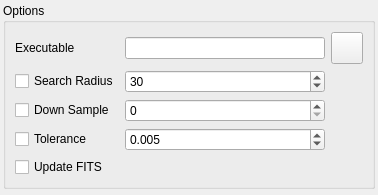
<?xml version="1.0" encoding="UTF-8"?>
<ui version="4.0">
 <class>OpsASTAP</class>
 <widget class="QWidget" name="OpsASTAP">
  <property name="geometry">
   <rect>
    <x>0</x>
    <y>0</y>
    <width>373</width>
    <height>195</height>
   </rect>
  </property>
  <layout class="QVBoxLayout" name="verticalLayout">
   <property name="spacing">
    <number>3</number>
   </property>
   <property name="leftMargin">
    <number>3</number>
   </property>
   <property name="topMargin">
    <number>3</number>
   </property>
   <property name="rightMargin">
    <number>3</number>
   </property>
   <property name="bottomMargin">
    <number>3</number>
   </property>
   <item>
    <layout class="QHBoxLayout" name="horizontalLayout">
     <item>
      <widget class="QGroupBox" name="groupBox">
       <property name="title">
        <string>Options</string>
       </property>
       <layout class="QGridLayout" name="gridLayout">
        <item row="3" column="0">
         <widget class="QCheckBox" name="kcfg_ASTAPTolerance">
          <property name="toolTip">
           <string>&lt;html&gt;&lt;head/&gt;&lt;body&gt;&lt;p&gt;Tolerance used to compare tetrahedrons. Typical values 0.003 to 0.007.&lt;/p&gt;&lt;/body&gt;&lt;/html&gt;</string>
          </property>
          <property name="text">
           <string>Tolerance</string>
          </property>
          <property name="checked">
           <bool>false</bool>
          </property>
         </widget>
        </item>
        <item row="2" column="0">
         <widget class="QCheckBox" name="kcfg_ASTAPDownSample">
          <property name="toolTip">
           <string>&lt;html&gt;&lt;head/&gt;&lt;body&gt;&lt;p&gt;Down sample prior to solving. Also called binning. A zero value will result in auto selection downsampling.&lt;/p&gt;&lt;/body&gt;&lt;/html&gt;</string>
          </property>
          <property name="text">
           <string>Down Sample</string>
          </property>
          <property name="checked">
           <bool>false</bool>
          </property>
         </widget>
        </item>
        <item row="2" column="1">
         <widget class="QSpinBox" name="kcfg_ASTAPDownSampleValue">
          <property name="toolTip">
           <string>&lt;html&gt;&lt;head/&gt;&lt;body&gt;&lt;p&gt;Down sample prior to solving. Also called binning. A zero value will result in auto selection downsampling.&lt;/p&gt;&lt;/body&gt;&lt;/html&gt;</string>
          </property>
          <property name="minimum">
           <number>0</number>
          </property>
          <property name="maximum">
           <number>4</number>
          </property>
          <property name="value">
           <number>0</number>
          </property>
         </widget>
        </item>
        <item row="3" column="1">
         <widget class="QDoubleSpinBox" name="kcfg_ASTAPToleranceValue">
          <property name="toolTip">
           <string>&lt;html&gt;&lt;head/&gt;&lt;body&gt;&lt;p&gt;Tolerance used to compare tetrahedrons. Typical values 0.003 to 0.007.&lt;/p&gt;&lt;/body&gt;&lt;/html&gt;</string>
          </property>
          <property name="decimals">
           <number>3</number>
          </property>
          <property name="minimum">
           <double>0.003000000000000</double>
          </property>
          <property name="maximum">
           <double>0.007000000000000</double>
          </property>
          <property name="singleStep">
           <double>0.001000000000000</double>
          </property>
          <property name="value">
           <double>0.005000000000000</double>
          </property>
         </widget>
        </item>
        <item row="0" column="1">
         <widget class="QLineEdit" name="kcfg_ASTAPExecutable">
          <property name="minimumSize">
           <size>
            <width>200</width>
            <height>0</height>
           </size>
          </property>
          <property name="toolTip">
           <string>&lt;html&gt;&lt;head/&gt;&lt;body&gt;&lt;p&gt;Full path to the ASTAP executable application.&lt;/p&gt;&lt;/body&gt;&lt;/html&gt;</string>
          </property>
          <property name="text">
           <string/>
          </property>
         </widget>
        </item>
        <item row="1" column="1">
         <widget class="QSpinBox" name="kcfg_ASTAPSearchRadiusValue">
          <property name="toolTip">
           <string>&lt;html&gt;&lt;head/&gt;&lt;body&gt;&lt;p&gt;The program will search in a square spiral around the start position up to this radius.&lt;/p&gt;&lt;/body&gt;&lt;/html&gt;</string>
          </property>
          <property name="minimum">
           <number>1</number>
          </property>
          <property name="maximum">
           <number>60</number>
          </property>
          <property name="value">
           <number>30</number>
          </property>
         </widget>
        </item>
        <item row="0" column="0">
         <widget class="QLabel" name="label">
          <property name="text">
           <string>Executable</string>
          </property>
         </widget>
        </item>
        <item row="4" column="0">
         <widget class="QCheckBox" name="kcfg_ASTAPUpdateFITS">
          <property name="toolTip">
           <string>&lt;html&gt;&lt;head/&gt;&lt;body&gt;&lt;p&gt;Update the fits header with the found solution.&lt;/p&gt;&lt;/body&gt;&lt;/html&gt;</string>
          </property>
          <property name="text">
           <string>Update FITS</string>
          </property>
          <property name="checked">
           <bool>false</bool>
          </property>
         </widget>
        </item>
        <item row="1" column="0">
         <widget class="QCheckBox" name="kcfg_ASTAPSearchRadius">
          <property name="toolTip">
           <string>&lt;html&gt;&lt;head/&gt;&lt;body&gt;&lt;p&gt;The program will search in a square spiral around the start position up to this radius.&lt;/p&gt;&lt;/body&gt;&lt;/html&gt;</string>
          </property>
          <property name="text">
           <string>Search Radius</string>
          </property>
          <property name="checked">
           <bool>false</bool>
          </property>
         </widget>
        </item>
        <item row="0" column="2">
         <widget class="QPushButton" name="selectASTAPExecB">
          <property name="minimumSize">
           <size>
            <width>32</width>
            <height>32</height>
           </size>
          </property>
          <property name="maximumSize">
           <size>
            <width>32</width>
            <height>32</height>
           </size>
          </property>
          <property name="text">
           <string/>
          </property>
          <property name="icon">
           <iconset theme="document-open">
            <normaloff>.</normaloff>.</iconset>
          </property>
          <property name="iconSize">
           <size>
            <width>24</width>
            <height>24</height>
           </size>
          </property>
         </widget>
        </item>
       </layout>
      </widget>
     </item>
     <item>
      <spacer name="horizontalSpacer">
       <property name="orientation">
        <enum>Qt::Horizontal</enum>
       </property>
       <property name="sizeHint" stdset="0">
        <size>
         <width>40</width>
         <height>20</height>
        </size>
       </property>
      </spacer>
     </item>
    </layout>
   </item>
   <item>
    <spacer name="verticalSpacer_4">
     <property name="orientation">
      <enum>Qt::Vertical</enum>
     </property>
     <property name="sizeHint" stdset="0">
      <size>
       <width>20</width>
       <height>40</height>
      </size>
     </property>
    </spacer>
   </item>
  </layout>
 </widget>
 <resources/>
 <connections/>
</ui>
